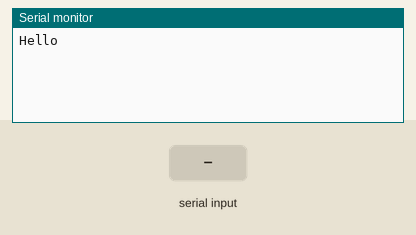
Recording of a sketch running on a simulated Arduino Uno, built with avr-gcc and run on an emulated ATmega328P. Parts: the last lines printed to the serial monitor. The test bench sets the inputs (shaded band).

Above: at 1.2 s.
1.3 s: "1" received over Serial
At 3.4 s:
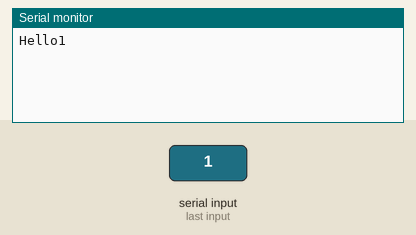
3.8 s: "0" received over Serial
At 5.2 s:
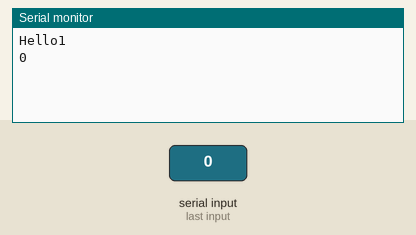
5.3 s: "2" received over Serial
At 7.6 s:
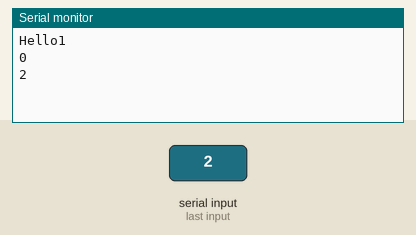

Measured:
- after the input at 1.3 s, the serial monitor: prints a new line after 1.0 s (image 1)
- after the input at 3.8 s, the serial monitor: prints a new line after 1.0 s (image 2)
- after the input at 5.3 s, the serial monitor: prints a new line after 1.0 s (image 3)

The sketch:

serial-com.ino
```cpp
void setup()
{
  Serial.begin(9600);
  Serial.print("Hello");
}

void loop()
{
  //char c;
  String s;
  if(Serial.available())
  {
    //c = Serial.read();
    s = Serial.readString();
    Serial.println(s);
  }
}
```
